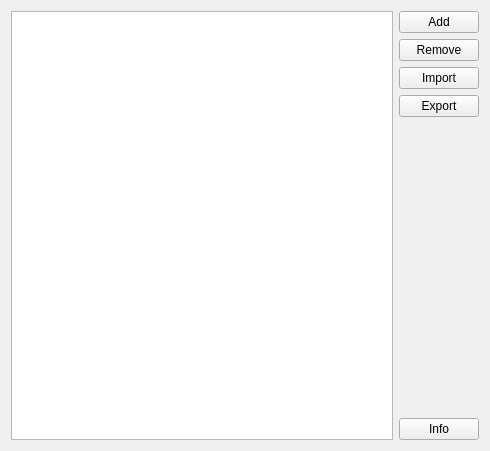
<?xml version="1.0" encoding="UTF-8"?>
<ui version="4.0">
 <class>Options</class>
 <widget class="QWidget" name="Options">
  <property name="geometry">
   <rect>
    <x>0</x>
    <y>0</y>
    <width>490</width>
    <height>451</height>
   </rect>
  </property>
  <property name="windowTitle">
   <string>Form</string>
  </property>
  <layout class="QHBoxLayout" name="horizontalLayout">
   <item>
    <widget class="QTreeView" name="keys">
     <property name="editTriggers">
      <set>QAbstractItemView::NoEditTriggers</set>
     </property>
     <property name="selectionMode">
      <enum>QAbstractItemView::ExtendedSelection</enum>
     </property>
     <property name="animated">
      <bool>true</bool>
     </property>
     <property name="expandsOnDoubleClick">
      <bool>false</bool>
     </property>
    </widget>
   </item>
   <item>
    <layout class="QVBoxLayout" name="verticalLayout">
     <item>
      <widget class="QPushButton" name="btnAdd">
       <property name="text">
        <string>Add</string>
       </property>
      </widget>
     </item>
     <item>
      <widget class="QPushButton" name="btnRemove">
       <property name="text">
        <string>Remove</string>
       </property>
      </widget>
     </item>
     <item>
      <widget class="QPushButton" name="btnImport">
       <property name="text">
        <string>Import</string>
       </property>
      </widget>
     </item>
     <item>
      <widget class="QPushButton" name="btnExport">
       <property name="text">
        <string>Export</string>
       </property>
      </widget>
     </item>
     <item>
      <spacer name="verticalSpacer">
       <property name="orientation">
        <enum>Qt::Vertical</enum>
       </property>
       <property name="sizeHint" stdset="0">
        <size>
         <width>20</width>
         <height>40</height>
        </size>
       </property>
      </spacer>
     </item>
     <item>
      <widget class="QPushButton" name="btnInfo">
       <property name="text">
        <string>Info</string>
       </property>
      </widget>
     </item>
    </layout>
   </item>
  </layout>
 </widget>
 <resources/>
 <connections>
  <connection>
   <sender>btnAdd</sender>
   <signal>clicked()</signal>
   <receiver>Options</receiver>
   <slot>addKey()</slot>
   <hints>
    <hint type="sourcelabel">
     <x>448</x>
     <y>23</y>
    </hint>
    <hint type="destinationlabel">
     <x>487</x>
     <y>17</y>
    </hint>
   </hints>
  </connection>
  <connection>
   <sender>btnRemove</sender>
   <signal>clicked()</signal>
   <receiver>Options</receiver>
   <slot>removeKey()</slot>
   <hints>
    <hint type="sourcelabel">
     <x>449</x>
     <y>56</y>
    </hint>
    <hint type="destinationlabel">
     <x>487</x>
     <y>55</y>
    </hint>
   </hints>
  </connection>
  <connection>
   <sender>btnInfo</sender>
   <signal>clicked()</signal>
   <receiver>Options</receiver>
   <slot>showInfo()</slot>
   <hints>
    <hint type="sourcelabel">
     <x>428</x>
     <y>422</y>
    </hint>
    <hint type="destinationlabel">
     <x>490</x>
     <y>336</y>
    </hint>
   </hints>
  </connection>
 </connections>
 <slots>
  <slot>addKey()</slot>
  <slot>removeKey()</slot>
  <slot>showInfo()</slot>
 </slots>
</ui>
